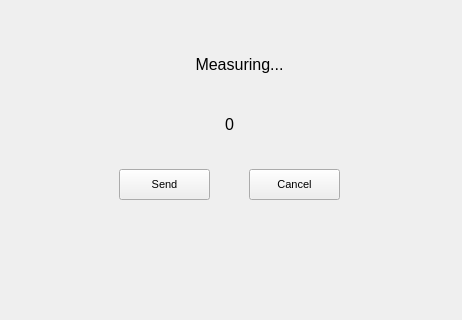
<?xml version="1.0" encoding="UTF-8"?>
<ui version="4.0">
 <class>MainWindow</class>
 <widget class="QMainWindow" name="MainWindow">
  <property name="geometry">
   <rect>
    <x>0</x>
    <y>0</y>
    <width>462</width>
    <height>320</height>
   </rect>
  </property>
  <property name="windowTitle">
   <string>MainWindow</string>
  </property>
  <widget class="QWidget" name="centralwidget">
   <layout class="QGridLayout" name="gridLayout">
    <item row="0" column="0">
     <widget class="QStackedWidget" name="stackedWidget">
      <property name="currentIndex">
       <number>5</number>
      </property>
      <widget class="QWidget" name="home">
       <widget class="QLabel" name="key">
        <property name="geometry">
         <rect>
          <x>120</x>
          <y>120</y>
          <width>181</width>
          <height>31</height>
         </rect>
        </property>
        <property name="font">
         <font>
          <pointsize>16</pointsize>
         </font>
        </property>
        <property name="text">
         <string>12345</string>
        </property>
        <property name="alignment">
         <set>Qt::AlignCenter</set>
        </property>
       </widget>
       <widget class="QLabel" name="label_2">
        <property name="geometry">
         <rect>
          <x>30</x>
          <y>180</y>
          <width>391</width>
          <height>31</height>
         </rect>
        </property>
        <property name="font">
         <font>
          <pointsize>12</pointsize>
         </font>
        </property>
        <property name="text">
         <string>Please enter this key into your dashboard</string>
        </property>
        <property name="alignment">
         <set>Qt::AlignCenter</set>
        </property>
       </widget>
       <widget class="QLabel" name="label">
        <property name="geometry">
         <rect>
          <x>120</x>
          <y>70</y>
          <width>181</width>
          <height>31</height>
         </rect>
        </property>
        <property name="font">
         <font>
          <pointsize>12</pointsize>
         </font>
        </property>
        <property name="text">
         <string>Generated Key:</string>
        </property>
        <property name="alignment">
         <set>Qt::AlignCenter</set>
        </property>
       </widget>
      </widget>
      <widget class="QWidget" name="setup">
       <widget class="QPushButton" name="patientBtn">
        <property name="geometry">
         <rect>
          <x>100</x>
          <y>100</y>
          <width>238</width>
          <height>41</height>
         </rect>
        </property>
        <property name="font">
         <font>
          <pointsize>12</pointsize>
         </font>
        </property>
        <property name="text">
         <string>Patient List</string>
        </property>
       </widget>
       <widget class="QPushButton" name="quickMeasureBtn">
        <property name="geometry">
         <rect>
          <x>100</x>
          <y>160</y>
          <width>238</width>
          <height>41</height>
         </rect>
        </property>
        <property name="font">
         <font>
          <pointsize>12</pointsize>
         </font>
        </property>
        <property name="text">
         <string>Quick Measurement</string>
        </property>
       </widget>
      </widget>
      <widget class="QWidget" name="patients">
       <widget class="QScrollArea" name="patientList_2">
        <property name="geometry">
         <rect>
          <x>10</x>
          <y>60</y>
          <width>411</width>
          <height>181</height>
         </rect>
        </property>
        <property name="widgetResizable">
         <bool>true</bool>
        </property>
        <widget class="QWidget" name="scrollAreaWidgetContents_2">
         <property name="geometry">
          <rect>
           <x>0</x>
           <y>0</y>
           <width>409</width>
           <height>179</height>
          </rect>
         </property>
         <widget class="QPushButton" name="patient1_2">
          <property name="geometry">
           <rect>
            <x>30</x>
            <y>30</y>
            <width>351</width>
            <height>41</height>
           </rect>
          </property>
          <property name="font">
           <font>
            <pointsize>10</pointsize>
           </font>
          </property>
          <property name="text">
           <string>Patient 1</string>
          </property>
         </widget>
         <widget class="QPushButton" name="patient2_2">
          <property name="geometry">
           <rect>
            <x>30</x>
            <y>80</y>
            <width>351</width>
            <height>41</height>
           </rect>
          </property>
          <property name="font">
           <font>
            <pointsize>10</pointsize>
           </font>
          </property>
          <property name="text">
           <string>Patient 2</string>
          </property>
         </widget>
        </widget>
       </widget>
       <widget class="QLabel" name="patientListTitle_2">
        <property name="geometry">
         <rect>
          <x>120</x>
          <y>20</y>
          <width>181</width>
          <height>31</height>
         </rect>
        </property>
        <property name="font">
         <font>
          <pointsize>12</pointsize>
         </font>
        </property>
        <property name="text">
         <string>Patient List</string>
        </property>
        <property name="alignment">
         <set>Qt::AlignCenter</set>
        </property>
       </widget>
       <widget class="QPushButton" name="patientsCancel">
        <property name="geometry">
         <rect>
          <x>330</x>
          <y>250</y>
          <width>91</width>
          <height>31</height>
         </rect>
        </property>
        <property name="font">
         <font>
          <pointsize>8</pointsize>
         </font>
        </property>
        <property name="text">
         <string>Cancel</string>
        </property>
       </widget>
      </widget>
      <widget class="QWidget" name="joints">
       <widget class="QPushButton" name="elbow_2">
        <property name="geometry">
         <rect>
          <x>140</x>
          <y>70</y>
          <width>151</width>
          <height>41</height>
         </rect>
        </property>
        <property name="font">
         <font>
          <pointsize>10</pointsize>
         </font>
        </property>
        <property name="text">
         <string>Elbow</string>
        </property>
       </widget>
       <widget class="QPushButton" name="ankle_2">
        <property name="geometry">
         <rect>
          <x>140</x>
          <y>120</y>
          <width>151</width>
          <height>41</height>
         </rect>
        </property>
        <property name="font">
         <font>
          <pointsize>10</pointsize>
         </font>
        </property>
        <property name="text">
         <string>Ankle</string>
        </property>
       </widget>
       <widget class="QPushButton" name="knee_2">
        <property name="geometry">
         <rect>
          <x>140</x>
          <y>170</y>
          <width>151</width>
          <height>41</height>
         </rect>
        </property>
        <property name="font">
         <font>
          <pointsize>10</pointsize>
         </font>
        </property>
        <property name="text">
         <string>Knee</string>
        </property>
       </widget>
       <widget class="QPushButton" name="jointCancel_2">
        <property name="geometry">
         <rect>
          <x>330</x>
          <y>250</y>
          <width>91</width>
          <height>31</height>
         </rect>
        </property>
        <property name="font">
         <font>
          <pointsize>8</pointsize>
         </font>
        </property>
        <property name="text">
         <string>Cancel</string>
        </property>
       </widget>
      </widget>
      <widget class="QWidget" name="options">
       <widget class="QPushButton" name="extension_2">
        <property name="geometry">
         <rect>
          <x>140</x>
          <y>110</y>
          <width>151</width>
          <height>41</height>
         </rect>
        </property>
        <property name="font">
         <font>
          <pointsize>10</pointsize>
         </font>
        </property>
        <property name="text">
         <string>Extension</string>
        </property>
       </widget>
       <widget class="QLabel" name="label_7">
        <property name="geometry">
         <rect>
          <x>120</x>
          <y>40</y>
          <width>181</width>
          <height>31</height>
         </rect>
        </property>
        <property name="font">
         <font>
          <pointsize>12</pointsize>
         </font>
        </property>
        <property name="text">
         <string>Measurement Type</string>
        </property>
        <property name="alignment">
         <set>Qt::AlignCenter</set>
        </property>
       </widget>
       <widget class="QPushButton" name="flextion_2">
        <property name="geometry">
         <rect>
          <x>140</x>
          <y>170</y>
          <width>151</width>
          <height>41</height>
         </rect>
        </property>
        <property name="font">
         <font>
          <pointsize>10</pointsize>
         </font>
        </property>
        <property name="text">
         <string>Flexion</string>
        </property>
       </widget>
       <widget class="QPushButton" name="measureTypeCancel">
        <property name="geometry">
         <rect>
          <x>330</x>
          <y>250</y>
          <width>91</width>
          <height>31</height>
         </rect>
        </property>
        <property name="font">
         <font>
          <pointsize>8</pointsize>
         </font>
        </property>
        <property name="text">
         <string>Cancel</string>
        </property>
       </widget>
      </widget>
      <widget class="QWidget" name="angle">
       <widget class="QPushButton" name="sendBtn">
        <property name="geometry">
         <rect>
          <x>110</x>
          <y>160</y>
          <width>91</width>
          <height>31</height>
         </rect>
        </property>
        <property name="font">
         <font>
          <pointsize>8</pointsize>
         </font>
        </property>
        <property name="text">
         <string>Send</string>
        </property>
       </widget>
       <widget class="QPushButton" name="angleCancel">
        <property name="geometry">
         <rect>
          <x>240</x>
          <y>160</y>
          <width>91</width>
          <height>31</height>
         </rect>
        </property>
        <property name="font">
         <font>
          <pointsize>8</pointsize>
         </font>
        </property>
        <property name="text">
         <string>Cancel</string>
        </property>
       </widget>
       <widget class="QLabel" name="label_4">
        <property name="geometry">
         <rect>
          <x>140</x>
          <y>40</y>
          <width>181</width>
          <height>31</height>
         </rect>
        </property>
        <property name="font">
         <font>
          <pointsize>12</pointsize>
         </font>
        </property>
        <property name="text">
         <string>Measuring...</string>
        </property>
        <property name="alignment">
         <set>Qt::AlignCenter</set>
        </property>
       </widget>
       <widget class="QLabel" name="angle_2">
        <property name="geometry">
         <rect>
          <x>190</x>
          <y>100</y>
          <width>61</width>
          <height>31</height>
         </rect>
        </property>
        <property name="font">
         <font>
          <pointsize>12</pointsize>
         </font>
        </property>
        <property name="text">
         <string>0</string>
        </property>
        <property name="alignment">
         <set>Qt::AlignCenter</set>
        </property>
       </widget>
      </widget>
     </widget>
    </item>
   </layout>
  </widget>
 </widget>
 <resources/>
 <connections/>
</ui>
